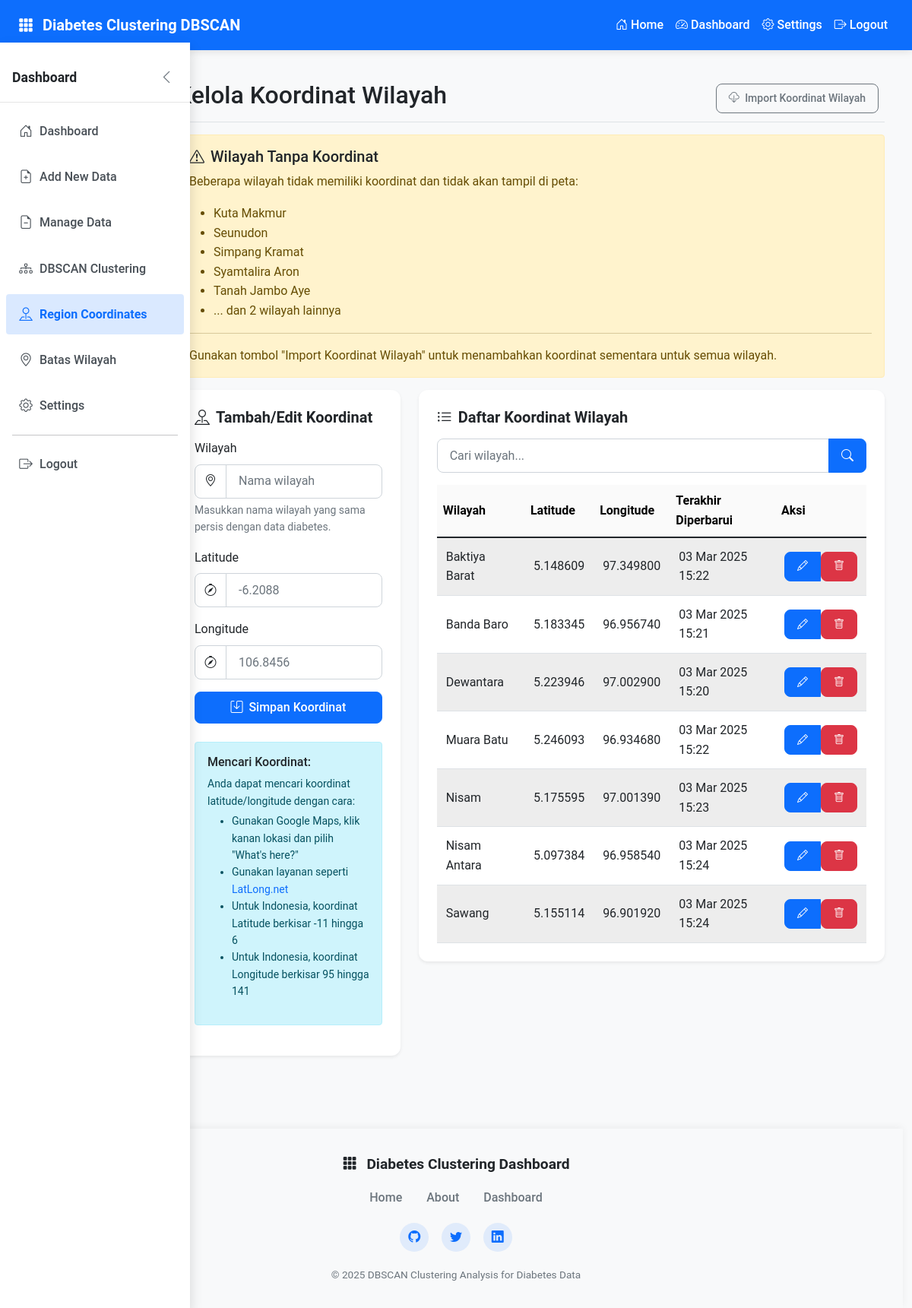
Page /admin/region_coordinates.php (signed in) on the committed database.
### tables this page shows
CREATE TABLE `region_coordinates`  (
  `id` int(11) NOT NULL AUTO_INCREMENT,
  `wilayah` varchar(100) NOT NULL,
  `latitude` decimal(10, 6) NOT NULL,
  `longitude` decimal(10, 6) NOT NULL,
  `created_at` timestamp(0) NOT NULL DEFAULT current_timestamp(0),
  `updated_at` timestamp(0) NOT NULL DEFAULT current_timestamp(0) ON UPDATE CURRENT_TIMESTAMP(0),
  PRIMARY KEY (`id`) USING BTREE,
  UNIQUE INDEX `wilayah`(`wilayah`) USING BTREE
);

### admin/region_coordinates.php (the view, shortened to what this page needs)
<?php
require_once '../config/database.php';
$stmt = $pdo->query("SELECT DISTINCT d.wilayah
                     FROM diabetes_data d
                     LEFT JOIN region_coordinates c ON d.wilayah = c.wilayah
                     WHERE c.wilayah IS NULL");
$missing_coordinates = $stmt->fetchAll(PDO::FETCH_COLUMN);
$page = isset($_GET['page']) ? max(1, intval($_GET['page'])) : 1;
$items_per_page = 10;
$offset = ($page - 1) * $items_per_page;
$search = isset($_GET['search']) ? $_GET['search'] : '';
if (!empty($search)) {
    $query = "SELECT * FROM region_coordinates
              WHERE wilayah LIKE :search
              ORDER BY wilayah ASC
              LIMIT :offset, :limit";
    $stmt = $pdo->prepare($query);
    $search_param = "%$search%";
    $stmt->bindParam(':search', $search_param, PDO::PARAM_STR);
    $stmt->bindParam(':offset', $offset, PDO::PARAM_INT);
    $stmt->bindParam(':limit', $items_per_page, PDO::PARAM_INT);
    $stmt->execute();
    $count_query = "SELECT COUNT(*) FROM region_coordinates WHERE wilayah LIKE :search";
    $count_stmt = $pdo->prepare($count_query);
    $count_stmt->bindParam(':search', $search_param, PDO::PARAM_STR);
    $count_stmt->execute();
    $total_items = $count_stmt->fetchColumn();
} else {
    $query = "SELECT * FROM region_coordinates ORDER BY wilayah ASC LIMIT :offset, :limit";
    $stmt = $pdo->prepare($query);
    $stmt->bindParam(':offset', $offset, PDO::PARAM_INT);
    $stmt->bindParam(':limit', $items_per_page, PDO::PARAM_INT);
    $stmt->execute();
}
$coordinates = $stmt->fetchAll();
include '../includes/header.php';
?>
<div class="container-fluid">
    <div class="row">
        <?php include '../includes/sidebar.php'; ?>
        <main class="col-md-9 ms-sm-auto col-lg-10 px-md-4">
            <div class="d-flex justify-content-between flex-wrap flex-md-nowrap align-items-center pt-3 pb-2 mb-3 border-bottom">
                <h1 class="h2">Kelola Koordinat Wilayah</h1>
                <div class="btn-toolbar mb-2 mb-md-0">
                    <form method="POST" class="me-2">
                        <button type="submit" name="import_coordinates" class="btn btn-sm btn-outline-secondary">
                            <i class="bi bi-cloud-download me-1"></i> Import Koordinat Wilayah
                        </button>
                    </form>
                </div>
            </div>
            <?php if (!empty($missing_coordinates)): ?>
                <div class="alert alert-warning" role="alert">
                    <h5 class="alert-heading"><i class="bi bi-exclamation-triangle me-2"></i>Wilayah Tanpa Koordinat</h5>
                    <p>Beberapa wilayah tidak memiliki koordinat dan tidak akan tampil di peta:</p>
                    <ul class="mb-0">
                        <?php foreach (array_slice($missing_coordinates, 0, 5) as $region): ?>
                            <li><?php echo htmlspecialchars($region); ?></li>
                        <?php endforeach; ?>
                        <?php if (count($missing_coordinates) > 5): ?>
                            <li>... dan <?php echo count($missing_coordinates) - 5; ?> wilayah lainnya</li>
                        <?php endif; ?>
                    </ul>
                    <hr>
                    <p class="mb-0">Gunakan tombol "Import Koordinat Wilayah" untuk menambahkan koordinat sementara untuk semua wilayah.</p>
                </div>
            <?php endif; ?>
            <div class="row">
                <div class="col-lg-4 mb-4">
                    <div class="card shadow-sm">
                        <div class="card-body">
                            <h5 class="card-title mb-3">
                                <i class="bi bi-pin-map me-2"></i>
                                Tambah/Edit Koordinat
                            </h5>
                            <form method="POST">
                                <div class="mb-3">
                                    <label for="wilayah" class="form-label">Wilayah</label>
                                    <div class="input-group">
                                        <span class="input-group-text">
                                            <i class="bi bi-geo-alt"></i>
                                        </span>
                                        <input type="text" class="form-control" id="wilayah" name="wilayah" required
                                               placeholder="Nama wilayah">
                                    </div>
                                    <div class="form-text">Masukkan nama wilayah yang sama persis dengan data diabetes.</div>
                                </div>
                                <div class="mb-3">
                                    <label for="latitude" class="form-label">Latitude</label>
                                    <div class="input-group">
                                        <span class="input-group-text">
                                            <i class="bi bi-compass"></i>
                                        </span>
                                        <input type="number" step="0.000001" class="form-control" id="latitude"
                                               name="latitude" required placeholder="-6.2088">
                                    </div>
                                </div>
                                <div class="mb-3">
                                    <label for="longitude" class="form-label">Longitude</label>
                                    <div class="input-group">
                                        <span class="input-group-text">
                                            <i class="bi bi-compass"></i>
                                        </span>
                                        <input type="number" step="0.000001" class="form-control" id="longitude"
                                               name="longitude" required placeholder="106.8456">
                                    </div>
                                </div>
                                <button type="submit" name="add_coordinates" class="btn btn-primary w-100">
                                    <i class="bi bi-save me-2"></i>Simpan Koordinat
                                </button>
                            </form>
                            <div class="mt-4">
                                <div class="alert alert-info">
                                    <h6 class="alert-heading">Mencari Koordinat:</h6>
                                    <p class="small mb-1">Anda dapat mencari koordinat latitude/longitude dengan cara:</p>
                                    <ul class="small">
                                        <li>Gunakan Google Maps, klik kanan lokasi dan pilih "What's here?"</li>
                                        <li>Gunakan layanan seperti <a href="https://www.latlong.net/" target="_blank">LatLong.net</a></li>
                                        <li>Untuk Indonesia, koordinat Latitude berkisar -11 hingga 6</li>
                                        <li>Untuk Indonesia, koordinat Longitude berkisar 95 hingga 141</li>
                                    </ul>
                                </div>
                            </div>
                        </div>
                    </div>
                </div>
                <div class="col-lg-8">
                    <div class="card shadow-sm">
                        <div class="card-body">
                            <h5 class="card-title mb-3">
                                <i class="bi bi-list-ul me-2"></i>
                                Daftar Koordinat Wilayah
                            </h5>
                            <div class="mb-3">
                                <form method="GET" class="row g-2">
                                    <div class="col">
                                        <div class="input-group">
                                            <input type="text" class="form-control" placeholder="Cari wilayah..."
                                                   name="search" value="<?php echo htmlspecialchars($search); ?>">
                                            <button class="btn btn-primary" type="submit">
                                                <i class="bi bi-search"></i>
                                            </button>
                                        </div>
                                    </div>
                                </form>
                            </div>
                            <div class="table-responsive">
                                <table class="table table-hover table-striped">
                                    <thead class="table-light">
                                        <tr>
                                            <th>Wilayah</th>
                                            <th>Latitude</th>
                                            <th>Longitude</th>
                                            <th>Terakhir Diperbarui</th>
                                            <th>Aksi</th>
                                        </tr>
                                    </thead>
                                    <tbody>
                                        <?php if (count($coordinates) > 0): ?>
                                            <?php foreach ($coordinates as $coord): ?>
                                                <tr>
                                                    <td><?php echo htmlspecialchars($coord['wilayah']); ?></td>
                                                    <td><?php echo number_format($coord['latitude'], 6); ?></td>
                                                    <td><?php echo number_format($coord['longitude'], 6); ?></td>
                                                    <td><?php echo date('d M Y H:i', strtotime($coord['updated_at'])); ?></td>
                                                    <td>
                                                        <div class="btn-group" role="group">
                                                            <button type="button" class="btn btn-sm btn-primary edit-btn"
                                                                    data-wilayah="<?php echo htmlspecialchars($coord['wilayah']); ?>"
                                                                    data-lat="<?php echo $coord['latitude']; ?>"
                                                                    data-lng="<?php echo $coord['longitude']; ?>">
                                                                <i class="bi bi-pencil"></i>
                                                            </button>
                                                            <form method="POST" onsubmit="return confirm('Apakah Anda yakin ingin menghapus koordinat untuk <?php echo htmlspecialchars($coord['wilayah']); ?>?');" style="display:inline;">
                                                                <button type="submit" name="delete" class="btn btn-sm btn-danger">
                                                                    <i class="bi bi-trash"></i>
                                                                </button>
                                                            </form>
                                                        </div>
                                                    </td>
                                                </tr>
                                            <?php endforeach; ?>
                                        <?php endif; ?>
                                    </tbody>
                                </table>
                            </div>
                        </div>
                    </div>
                </div>
            </div>
        </main>
    </div>
</div>
<?php include '../includes/footer.php'; ?>

### css/style.css (style rules this page uses)
* { box-sizing: border-box; margin: 0; padding: 0; }
body { font-family: 'Roboto', -apple-system, BlinkMacSystemFont, 'Segoe UI', Oxygen, Ubuntu, Cantarell, 'Open Sans', 'Helvetica Neue', sans-serif; font-size: 1rem; line-height: 1.6; color: #212529; transition: background-color 0.3s ease, color 0.3s ease; overflow-x: hidden; min-height: 100vh; display: flex; flex-direction: column; }
main { flex: 1 0 auto; }
a { text-decoration: none; transition: all 0.3s ease; }
.card { border-radius: 0.75rem; border: none; box-shadow: 0 0.125rem 0.25rem rgba(0, 0, 0, 0.075); transition: transform 0.3s ease, box-shadow 0.3s ease; margin-bottom: 1.5rem; overflow: hidden; }
.card-body { padding: 1.5rem; }
.card-title { font-weight: 600; margin-bottom: 0.75rem; display: flex; align-items: center; }
.card-title i { margin-right: 0.5rem; }
.btn { border-radius: 0.5rem; padding: 0.5rem 1rem; font-weight: 500; transition: all 0.3s ease; }
.btn-primary { background-color: #0d6efd; border-color: #0d6efd; }
.table { margin-bottom: 0; }
.table th { font-weight: 600; border-top: none; vertical-align: middle; background-color: rgba(0, 0, 0, 0.02); }
.table td { vertical-align: middle; padding: 0.75rem; }
.form-control, .form-select { border-radius: 0.5rem; padding: 0.6rem 1rem; border: 1px solid #ced4da; transition: all 0.3s ease; }
.input-group-text { border-radius: 0.5rem 0 0 0.5rem; background-color: #f8f9fa; }

### css/sidebar.css (style rules this page uses)
main { transition: all 0.3s ease; margin-left: 250px; }

### css/light.css (style rules this page uses)
body.light-theme { background-color: #f8f9fa; color: #212529; }
.light-theme h1, .light-theme h2, .light-theme h3, .light-theme h4, .light-theme h5, .light-theme h6 { color: #212529; }
.light-theme .card, .light-theme .dashboard-card { background-color: #ffffff; box-shadow: 0 4px 6px rgba(0, 0, 0, 0.07); }
.light-theme .table { color: #212529; }
.light-theme .table th { background-color: rgba(0, 0, 0, 0.02); }
.light-theme .table td, .light-theme .table th { border-color: #dee2e6; }
.light-theme .table-striped tbody tr:nth-of-type(odd) { background-color: rgba(0, 0, 0, 0.02); }
.light-theme .form-control, .light-theme .form-select, .light-theme .input-group-text { background-color: #ffffff; border-color: #ced4da; color: #212529; }
.light-theme .btn-outline-secondary { color: #6c757d; border-color: #6c757d; }
.light-theme .alert-warning { background-color: #fff3cd; color: #664d03; border-color: #ffecb5; }
.light-theme .alert-info { background-color: #cff4fc; color: #055160; border-color: #b6effb; }

### rows in the picture
region_coordinates: wilayah "Baktiya Barat", latitude "5.148609", longitude "97.349800", updated_at "03 Mar 2025 15:22"
region_coordinates: wilayah "Banda Baro", latitude "5.183345", longitude "96.956740", updated_at "03 Mar 2025 15:21"
region_coordinates: wilayah "Dewantara", latitude "5.223946", longitude "97.002900", updated_at "03 Mar 2025 15:20"
region_coordinates: wilayah "Muara Batu", latitude "5.246093", longitude "96.934680", updated_at "03 Mar 2025 15:22"
region_coordinates: wilayah "Nisam", latitude "5.175595", longitude "97.001390", updated_at "03 Mar 2025 15:23"
region_coordinates: wilayah "Nisam Antara", latitude "5.097384", longitude "96.958540", updated_at "03 Mar 2025 15:24"
region_coordinates: wilayah "Sawang", latitude "5.155114", longitude "96.901920", updated_at "03 Mar 2025 15:24"

### other values in the picture
$lang['home'] "Home"
$lang['dashboard'] "Dashboard"
$lang['settings'] "Settings"
$lang['logout'] "Logout"
$lang['add_data'] "Add New Data"
$lang['manage_data'] "Manage Data"
$lang['region_coordinates'] "Region Coordinates"
$region "Kuta Makmur"
$region "Seunudon"
$region "Simpang Kramat"
$region "Syamtalira Aron"
$region "Tanah Jambo Aye"
count($missing_coordinates) - 5 "2"
